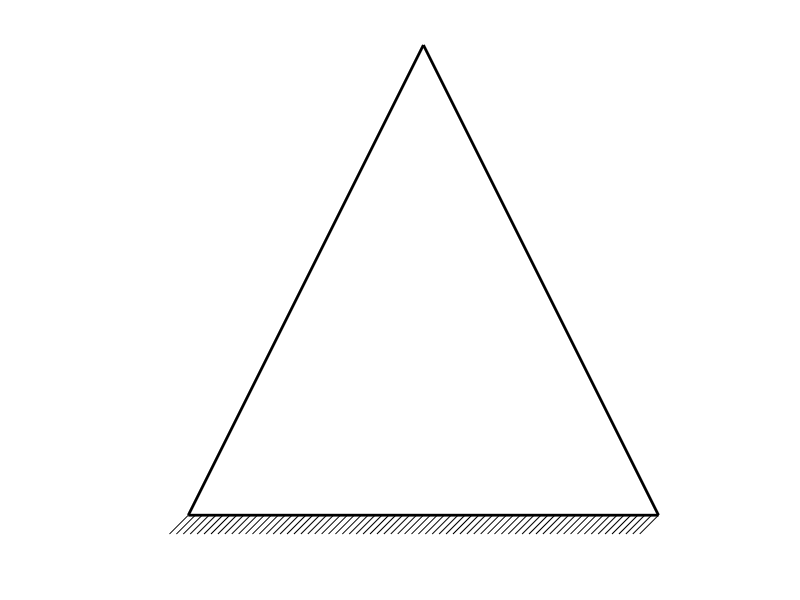

MATLAB code to generate this figure: (Note: this script raises an error after producing the figure.)
clearvars
close all

clearvars
close all

ndiv = 15;
t = 20;
scale=0.5;
signe=1;

delta = -0.4;

triangle = [0, 0;  ...
            10, 0; ...
            5, 10; ...
            0, 0];

edgeLength = norm(triangle(1,:)-triangle(2,:));
ndivEdgeFixed = 68;
h = 1/ndivEdgeFixed;

plot(triangle(:,1),triangle(:,2),'-','LineWidth',2,'Color','black')
hold on 

axis equal
axis off

for i=0:h:1
    p = (1-i)*triangle(1,:)+i*triangle(2,:);
    line = [p; p+delta];
    plot(line(:,1),line(:,2),'-k')
end

plotEdgeConstantBC(triangle(2,:),triangle(3,:),t,ndiv,scale,signe,...
    'Color','black','LineWidth',1.5)
text(0.5,0.4,'$1$','FontSize',14,'Interpreter','latex','Color','red')
text(9.2,0.4,'$2$','FontSize',14,'Interpreter','latex','Color','red')
text(4.85,9.0,'$3$','FontSize',14,'Interpreter','latex','Color','red')
text(9.0,6.0,'$\tau_{0}$','FontSize',18,'Interpreter','latex',...
    'Color','black')

